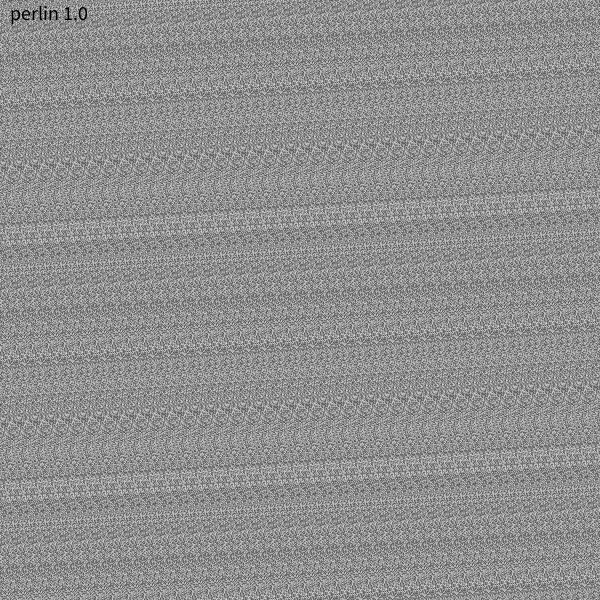
Frame 1 (no input)
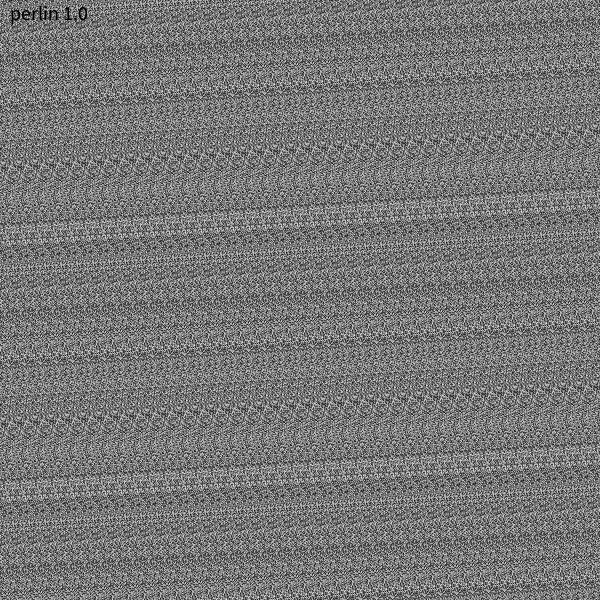
Frame 60 (the mouse pressed at the canvas centre just before this capture)
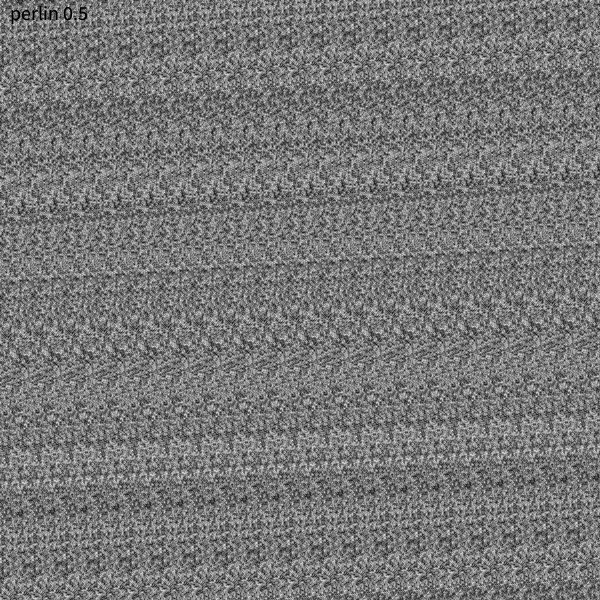
Frame 120 (the mouse held since frame 60 and released just before this capture)

The Processing sketch that drew these frames (run headless with seeded random() and noise(); from frame 60 on, the mouse is pressed at the canvas centre):

// Processing sketch: t_ii_11_noise2D
// ── t_ii_11_noise2D.pde
//Basado en Createting Procedural Artworks with Processing de Penny de Byl
float stepsize=1;

void setup() {
  size(600,600);
  fill(0);
  textSize(20);
  frameRate(6);
}

void draw(){
  
  float xnoise=0;
  
  
  for (int x=0;x<width;x++){
    float ynoise=0;
    for (int y=0;y<width;y++){
      stroke(noise(xnoise,ynoise)*255);
      point(x,y);
      ynoise+=stepsize;
    }
    xnoise+=stepsize;
  }
  String cad="perlin "+str(stepsize);
    text(cad, 10,20);
}

void mousePressed(){
  stepsize=(float)mouseX/(float)width;
}
  
  
